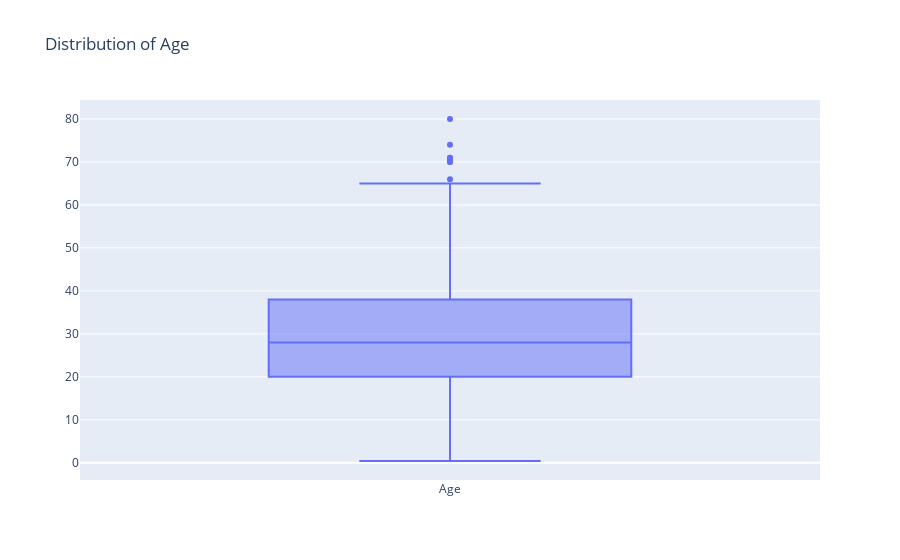

This figure's notebook cell:
### Markdown cell above
> Box plots are useful as they show outliers within a data set.
An outlier is an observation that is numerically distant from the rest of the data.
When reviewing a box plot, an outlier is defined as a data point that is located outside the whiskers of the box plot.

![image.png](attachment:image.png)

### Code cell
fig = go.Figure(go.Box(y=titanic_data['Age'],name="Age")) 
fig.update_layout(title="Distribution of Age")

### Figure 1 — Plotly figure (JSON) as saved in the notebook; plotly's stock layout.template omitted (floating-point values rounded to 4 significant figures; data arrays with more than 128 entries replaced by an {"elided": "..."} marker saying what was removed)
{"data": [{"name": "Age", "type": "box", "y": {"elided": "891 float values"}}], "layout": {"title": {"text": "Distribution of Age"}}}
